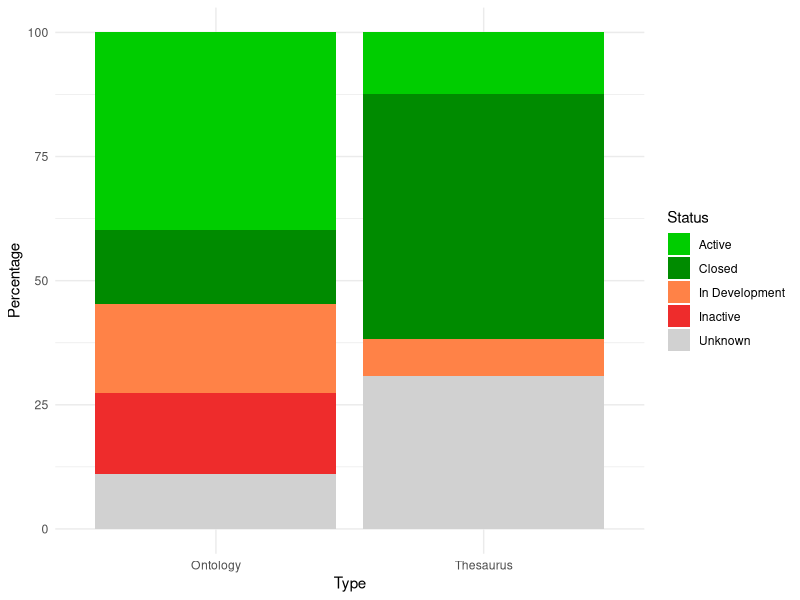

This chart was generated by the following R code:
# Load required libraries
library(ggplot2)
library(plyr)

# Create the dataset
data <- data.frame(
  labels = c("Ontology", "Ontology", "Ontology", "Ontology", "Ontology", "Thesaurus", "Thesaurus", "Thesaurus", "Thesaurus"),
  parents = c("Active", "Closed", "In Development", "Inactive", "Unknown", "Active", "Closed", "In Development", "Unknown"),
  values = c(29, 11, 13, 12, 8, 15, 59, 9, 37)
)

# Calculate percentages
data <- ddply(data, .(labels), transform, percent = values / sum(values) * 100)

# Create the stacked bar chart

custom_colors <- c(Active = "green3", Closed = "green4", "In Development" = "sienna1", 
                   Inactive = "firebrick2", Unknown = "gray82")

# Create the stacked bar chart
ggplot(data, aes(x = labels, y = percent, fill = parents)) +
  geom_bar(stat = "identity") +
  labs(y = "Percentage", x = "Type", fill = "Status") +
  theme_minimal() +
  theme(legend.position = "right") +
  scale_fill_manual(values = custom_colors)  
